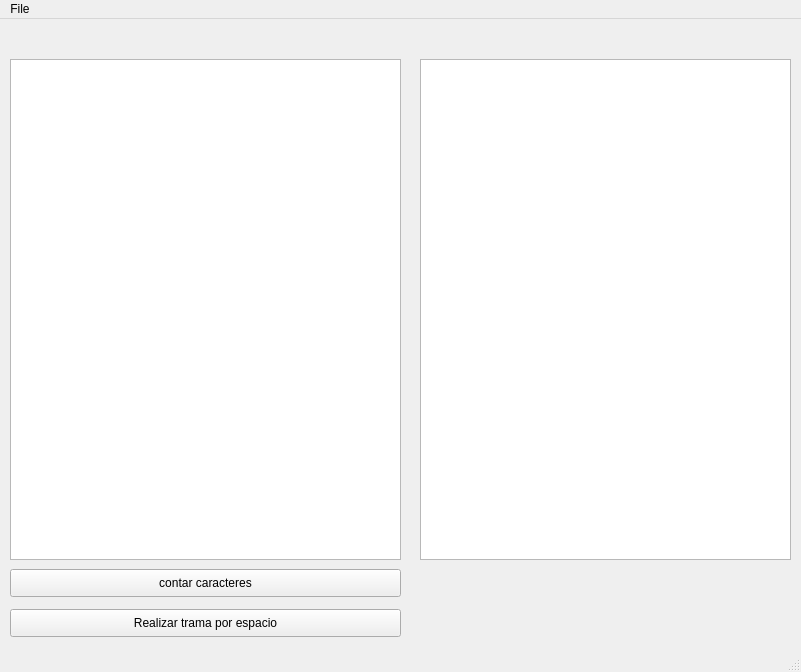
<?xml version="1.0" encoding="UTF-8"?>
<ui version="4.0">
 <class>MainWindow</class>
 <widget class="QMainWindow" name="MainWindow">
  <property name="geometry">
   <rect>
    <x>0</x>
    <y>0</y>
    <width>801</width>
    <height>672</height>
   </rect>
  </property>
  <property name="windowTitle">
   <string>MainWindow</string>
  </property>
  <widget class="QWidget" name="centralwidget">
   <widget class="QPlainTextEdit" name="plainTextEdit">
    <property name="geometry">
     <rect>
      <x>10</x>
      <y>40</y>
      <width>391</width>
      <height>501</height>
     </rect>
    </property>
    <property name="readOnly">
     <bool>true</bool>
    </property>
   </widget>
   <widget class="QPlainTextEdit" name="plainTextEdit_2">
    <property name="geometry">
     <rect>
      <x>420</x>
      <y>40</y>
      <width>371</width>
      <height>501</height>
     </rect>
    </property>
   </widget>
   <widget class="QPushButton" name="pushButton">
    <property name="geometry">
     <rect>
      <x>10</x>
      <y>590</y>
      <width>391</width>
      <height>28</height>
     </rect>
    </property>
    <property name="text">
     <string>Realizar trama por espacio</string>
    </property>
   </widget>
   <widget class="QPushButton" name="pushButton_2">
    <property name="geometry">
     <rect>
      <x>10</x>
      <y>550</y>
      <width>391</width>
      <height>28</height>
     </rect>
    </property>
    <property name="text">
     <string>contar caracteres</string>
    </property>
   </widget>
   <widget class="QLabel" name="label">
    <property name="geometry">
     <rect>
      <x>510</x>
      <y>560</y>
      <width>181</width>
      <height>21</height>
     </rect>
    </property>
    <property name="text">
     <string/>
    </property>
   </widget>
   <widget class="QLabel" name="tramas">
    <property name="geometry">
     <rect>
      <x>510</x>
      <y>590</y>
      <width>181</width>
      <height>21</height>
     </rect>
    </property>
    <property name="text">
     <string/>
    </property>
   </widget>
  </widget>
  <widget class="QMenuBar" name="menubar">
   <property name="geometry">
    <rect>
     <x>0</x>
     <y>0</y>
     <width>801</width>
     <height>26</height>
    </rect>
   </property>
   <widget class="QMenu" name="menuFile">
    <property name="title">
     <string>File</string>
    </property>
    <addaction name="actionopen"/>
   </widget>
   <addaction name="menuFile"/>
  </widget>
  <widget class="QStatusBar" name="statusbar"/>
  <action name="actionopen">
   <property name="text">
    <string>open</string>
   </property>
  </action>
 </widget>
 <resources/>
 <connections/>
</ui>
